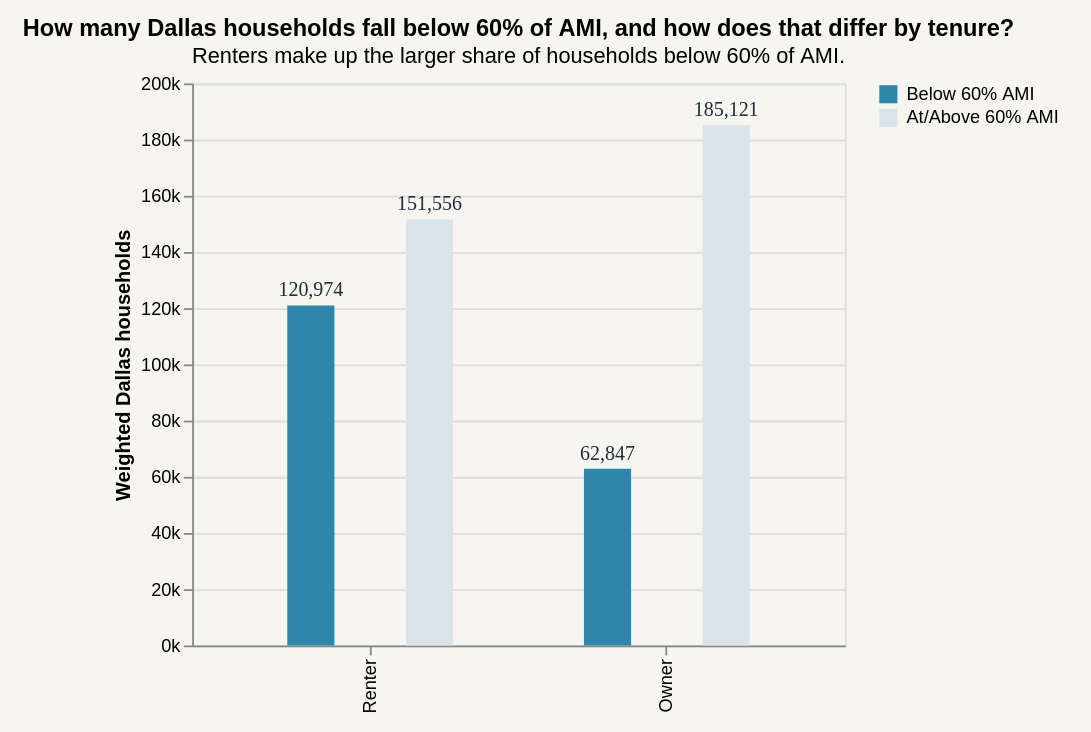
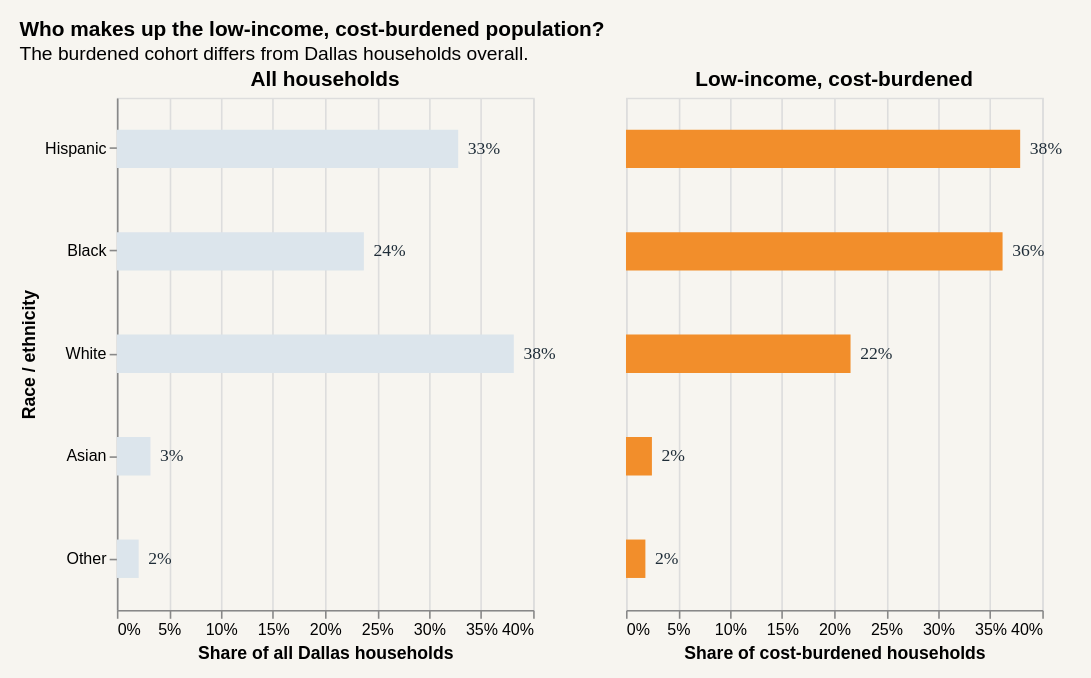
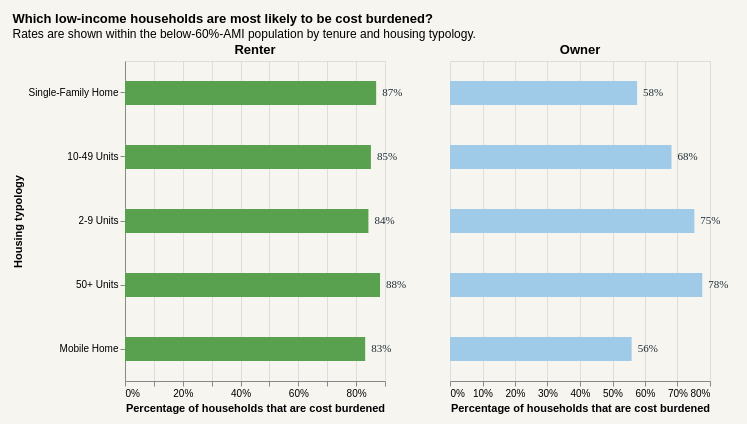

The notebook cell saved with these charts, in order:
### Markdown cell above
## 6. Build Charts

This section renders the three memo-ready figures that summarize scale, demographic composition, and variation in cost burden.

### Code cell
chart1 = make_chart_1(results['q1_table'])
display(chart1)

chart2 = make_chart_2(results['race_comparison'])
display(chart2)

chart3 = make_chart_3(
    results['data'],
    results['chart_3_indicator']['variable'],
    results['chart_3_indicator']['label'],
)
display(chart3)

### Figure 1 — Vega-Lite specification as saved in the notebook (floating-point values rounded to 4 significant figures)
{"config": {"view": {"continuousWidth": 300, "continuousHeight": 300}, "background": "#F7F5F0"}, "layer": [{"mark": {"type": "bar", "size": 26}, "encoding": {"color": {"field": "ami_group", "scale": {"domain": ["Below 60% AMI", "At/Above 60% AMI"], "range": ["#2E86AB", "#D9E3EA"]}, "title": null, "type": "nominal"}, "x": {"field": "tenure_simple", "sort": ["Renter", "Owner"], "title": null, "type": "nominal"}, "xOffset": {"field": "ami_group", "sort": ["Below 60% AMI", "At/Above 60% AMI"], "type": "nominal"}, "y": {"axis": {"format": "~s", "grid": true}, "field": "weighted_households", "title": "Weighted Dallas households", "type": "quantitative"}}}, {"mark": {"type": "text", "color": "#1F2D38", "dy": -8, "font": "IBM Plex Sans", "fontSize": 11}, "encoding": {"text": {"field": "weighted_households", "format": ",.0f", "type": "quantitative"}, "x": {"field": "tenure_simple", "sort": ["Renter", "Owner"], "type": "nominal"}, "xOffset": {"field": "ami_group", "sort": ["Below 60% AMI", "At/Above 60% AMI"], "type": "nominal"}, "y": {"field": "weighted_households", "type": "quantitative"}}}], "data": {"name": "data-a70a9e0e5b68ae974bbf83681f54b648"}, "height": 310, "padding": {"left": 12, "right": 18, "top": 10, "bottom": 10}, "title": {"text": "How many Dallas households fall below 60% of AMI, and how does that differ by tenure?", "subtitle": ["Renters make up the larger share of households below 60% of AMI."]}, "width": 360, "$schema": "https://vega.github.io/schema/vega-lite/v6.1.0.json", "datasets": {"data-a70a9e0e5b68ae974bbf83681f54b648": [{"tenure_simple": "Owner", "ami_group": "At/Above 60% AMI", "weighted_households": 185121}, {"tenure_simple": "Renter", "ami_group": "At/Above 60% AMI", "weighted_households": 151556}, {"tenure_simple": "Renter", "ami_group": "Below 60% AMI", "weighted_households": 120974}, {"tenure_simple": "Owner", "ami_group": "Below 60% AMI", "weighted_households": 62847}]}}

### Figure 2 — Vega-Lite specification as saved in the notebook (floating-point values rounded to 4 significant figures)
{"config": {"view": {"continuousWidth": 300, "continuousHeight": 300}, "background": "#F7F5F0"}, "hconcat": [{"layer": [{"mark": {"type": "bar", "color": "#DCE5EC", "size": 24}, "encoding": {"x": {"axis": {"format": ".0%", "grid": true}, "field": "share_all", "title": "Share of all Dallas households", "type": "quantitative"}, "y": {"axis": {"labelLimit": 220}, "field": "category", "sort": ["Hispanic", "Black", "White", "Asian", "Other"], "title": "Race / ethnicity", "type": "nominal"}}}, {"mark": {"type": "text", "align": "left", "color": "#1F2D38", "dx": 6, "font": "IBM Plex Sans", "fontSize": 11}, "encoding": {"text": {"field": "share_all", "format": ".0%", "type": "quantitative"}, "x": {"field": "share_all", "type": "quantitative"}, "y": {"field": "category", "sort": ["Hispanic", "Black", "White", "Asian", "Other"], "type": "nominal"}}}], "height": 320, "title": "All households", "width": 260}, {"layer": [{"mark": {"type": "bar", "color": "#F28E2B", "size": 24}, "encoding": {"x": {"axis": {"format": ".0%", "grid": true}, "field": "share_target", "title": "Share of cost-burdened households", "type": "quantitative"}, "y": {"axis": {"domain": false, "labels": false, "ticks": false}, "field": "category", "sort": ["Hispanic", "Black", "White", "Asian", "Other"], "title": null, "type": "nominal"}}}, {"mark": {"type": "text", "align": "left", "color": "#1F2D38", "dx": 6, "font": "IBM Plex Sans", "fontSize": 11}, "encoding": {"text": {"field": "share_target", "format": ".0%", "type": "quantitative"}, "x": {"field": "share_target", "type": "quantitative"}, "y": {"field": "category", "sort": ["Hispanic", "Black", "White", "Asian", "Other"], "type": "nominal"}}}], "height": 320, "title": "Low-income, cost-burdened", "width": 260}], "data": {"name": "data-5d607faa2280858da7af4e7360c34cbb"}, "padding": {"left": 12, "right": 18, "top": 12, "bottom": 10}, "resolve": {"scale": {"y": "shared"}}, "spacing": 42, "title": {"text": "Who makes up the low-income, cost-burdened population?", "subtitle": ["The burdened cohort differs from Dallas households overall."]}, "$schema": "https://vega.github.io/schema/vega-lite/v6.1.0.json", "datasets": {"data-5d607faa2280858da7af4e7360c34cbb": [{"category": "Hispanic", "weighted_households_all": 170706, "weighted_households_target": 52080, "share_all": 0.328, "share_target": 0.3788, "share_point_difference": 0.05081}, {"category": "Black", "weighted_households_all": 123544, "weighted_households_target": 49756, "share_all": 0.2374, "share_target": 0.3619, "share_point_difference": 0.1245}, {"category": "White", "weighted_households_all": 198545, "weighted_households_target": 29669, "share_all": 0.3815, "share_target": 0.2158, "share_point_difference": -0.1657}, {"category": "Asian", "weighted_households_all": 16796, "weighted_households_target": 3426, "share_all": 0.03227, "share_target": 0.02492, "share_point_difference": -0.007352}, {"category": "Other", "weighted_households_all": 10907, "weighted_households_target": 2563, "share_all": 0.02095, "share_target": 0.01864, "share_point_difference": -0.002314}]}}

### Figure 3 — Vega-Lite specification as saved in the notebook (floating-point values rounded to 4 significant figures)
{"config": {"view": {"continuousWidth": 300, "continuousHeight": 300}, "background": "#F7F5F0"}, "hconcat": [{"layer": [{"mark": {"type": "bar", "color": "#59A14F", "size": 24}, "encoding": {"x": {"axis": {"format": ".0%", "grid": true}, "field": "burden_rate", "title": "Percentage of households that are cost burdened", "type": "quantitative"}, "y": {"axis": {"labelLimit": 220}, "field": "label", "sort": ["Single-Family Home", "10-49 Units", "2-9 Units", "50+ Units", "Mobile Home"], "title": "Housing typology", "type": "nominal"}}}, {"mark": {"type": "text", "align": "left", "color": "#1F2D38", "dx": 6, "font": "IBM Plex Sans", "fontSize": 11}, "encoding": {"text": {"field": "burden_rate", "format": ".0%", "type": "quantitative"}, "x": {"field": "burden_rate", "type": "quantitative"}, "y": {"field": "label", "sort": ["Single-Family Home", "10-49 Units", "2-9 Units", "50+ Units", "Mobile Home"], "type": "nominal"}}}], "data": {"name": "data-54de6a638f80983a49e8c727f6ce855a"}, "height": 320, "title": "Renter", "width": 260}, {"layer": [{"mark": {"type": "bar", "color": "#A0CBE8", "size": 24}, "encoding": {"x": {"axis": {"format": ".0%", "grid": true}, "field": "burden_rate", "title": "Percentage of households that are cost burdened", "type": "quantitative"}, "y": {"axis": {"domain": false, "labels": false, "ticks": false}, "field": "label", "sort": ["Single-Family Home", "10-49 Units", "2-9 Units", "50+ Units", "Mobile Home"], "title": null, "type": "nominal"}}}, {"mark": {"type": "text", "align": "left", "color": "#1F2D38", "dx": 6, "font": "IBM Plex Sans", "fontSize": 11}, "encoding": {"text": {"field": "burden_rate", "format": ".0%", "type": "quantitative"}, "x": {"field": "burden_rate", "type": "quantitative"}, "y": {"field": "label", "sort": ["Single-Family Home", "10-49 Units", "2-9 Units", "50+ Units", "Mobile Home"], "type": "nominal"}}}], "data": {"name": "data-40e49efb369b3d2544f9e0b84077ac62"}, "height": 320, "title": "Owner", "width": 260}], "padding": {"left": 12, "right": 18, "top": 12, "bottom": 10}, "resolve": {"scale": {"y": "shared"}}, "spacing": 42, "title": {"text": "Which low-income households are most likely to be cost burdened?", "subtitle": ["Rates are shown within the below-60%-AMI population by tenure and housing typology."]}, "$schema": "https://vega.github.io/schema/vega-lite/v6.1.0.json", "datasets": {"data-54de6a638f80983a49e8c727f6ce855a": [{"Tenure": "Renter Household", "typology": "10-49 Units", "weighted_households": 38641, "weighted_burdened": 32892, "burden_rate": 0.8512, "tenure_simple": "Renter", "label": "10-49 Units"}, {"Tenure": "Renter Household", "typology": "2-9 Units", "weighted_households": 31561, "weighted_burdened": 26593, "burden_rate": 0.8426, "tenure_simple": "Renter", "label": "2-9 Units"}, {"Tenure": "Renter Household", "typology": "50+ Units", "weighted_households": 22196, "weighted_burdened": 19595, "burden_rate": 0.8828, "tenure_simple": "Renter", "label": "50+ Units"}, {"Tenure": "Renter Household", "typology": "Mobile Home", "weighted_households": 1791, "weighted_burdened": 1489, "burden_rate": 0.8314, "tenure_simple": "Renter", "label": "Mobile Home"}, {"Tenure": "Renter Household", "typology": "Single-Family Home", "weighted_households": 23282, "weighted_burdened": 20241, "burden_rate": 0.8694, "tenure_simple": "Renter", "label": "Single-Family Home"}], "data-40e49efb369b3d2544f9e0b84077ac62": [{"Tenure": "Owner Household", "typology": "10-49 Units", "weighted_households": 958, "weighted_burdened": 653, "burden_rate": 0.6816, "tenure_simple": "Owner", "label": "10-49 Units"}, {"Tenure": "Owner Household", "typology": "2-9 Units", "weighted_households": 1616, "weighted_burdened": 1215, "burden_rate": 0.7519, "tenure_simple": "Owner", "label": "2-9 Units"}, {"Tenure": "Owner Household", "typology": "50+ Units", "weighted_households": 782, "weighted_burdened": 607, "burden_rate": 0.7762, "tenure_simple": "Owner", "label": "50+ Units"}, {"Tenure": "Owner Household", "typology": "Mobile Home", "weighted_households": 2532, "weighted_burdened": 1415, "burden_rate": 0.5588, "tenure_simple": "Owner", "label": "Mobile Home"}, {"Tenure": "Owner Household", "typology": "Single-Family Home", "weighted_households": 56959, "weighted_burdened": 32794, "burden_rate": 0.5757, "tenure_simple": "Owner", "label": "Single-Family Home"}]}}
